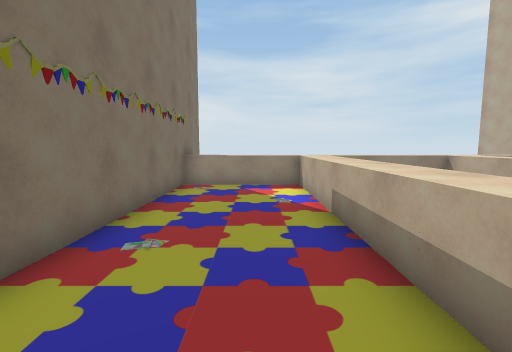
view 1 (above)

16 first-person views from a walk through a scene from a Unity 3-D project. The camera is 1.3 m above the floor, tilts 6° down and sees 85° across. The floor is counted in squares, 1 m on a side. Each view is taken from the middle of a square. On the plan, view 1 faces up. The plan holds only what a view shows up to about 13 squares ahead; the rest is blank. The place goes on beyond the plan. The player is left out. Some animated figures are left out. Some surface patterns are stand-ins.

view 2
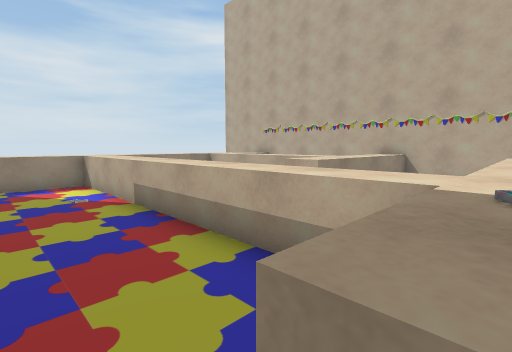

view 3
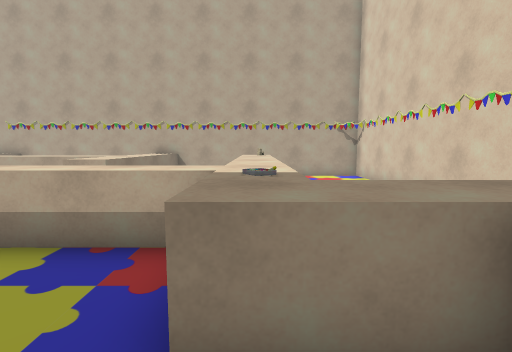

view 4
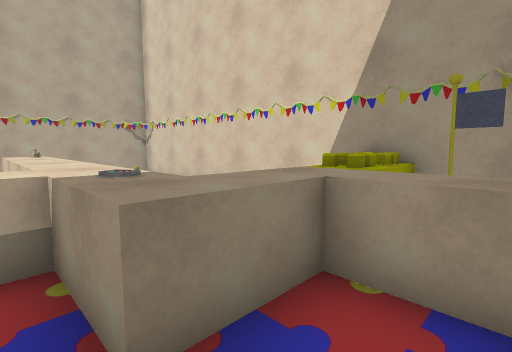

view 5
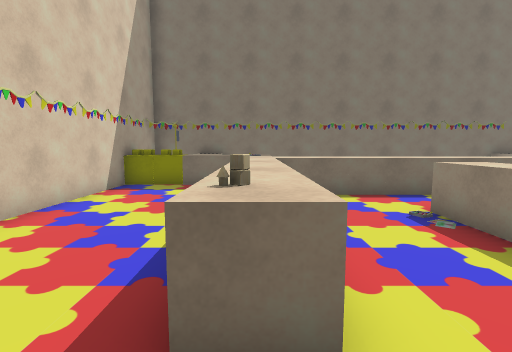

view 6
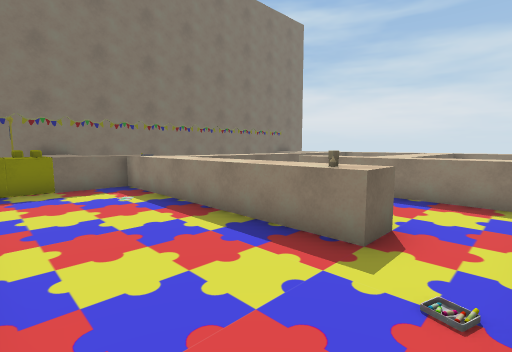

view 7
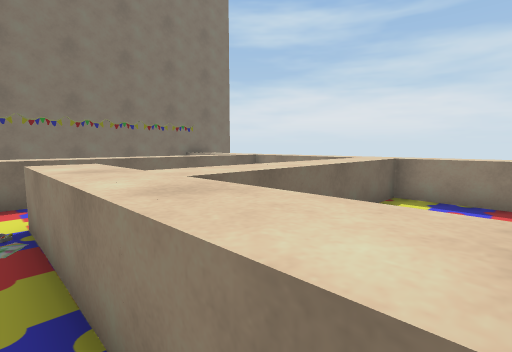

view 8
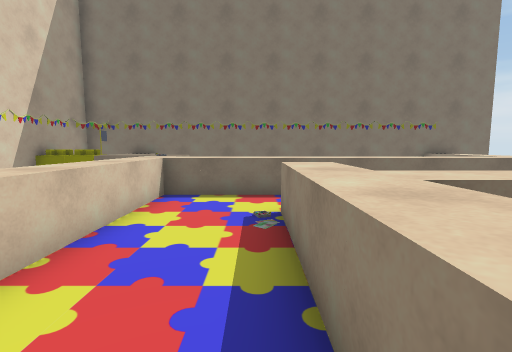

view 9
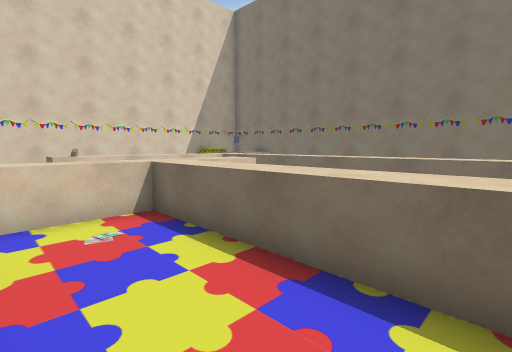

view 10
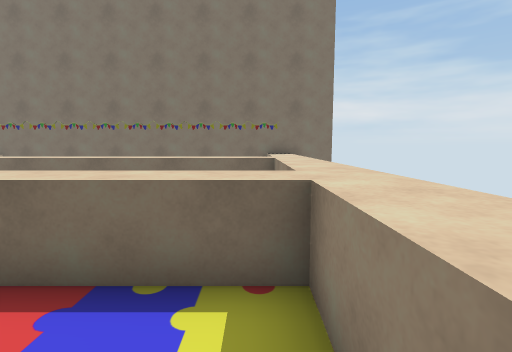

view 11
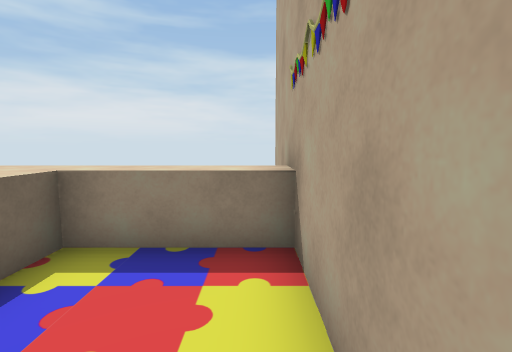

view 12
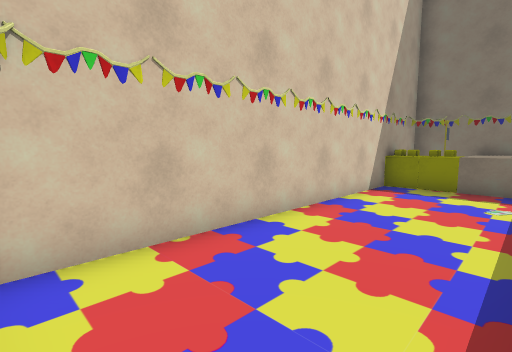

view 13
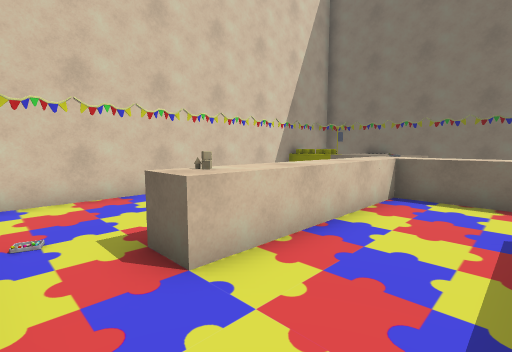

view 14
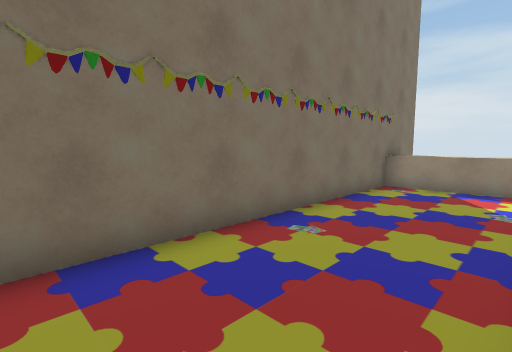

view 15
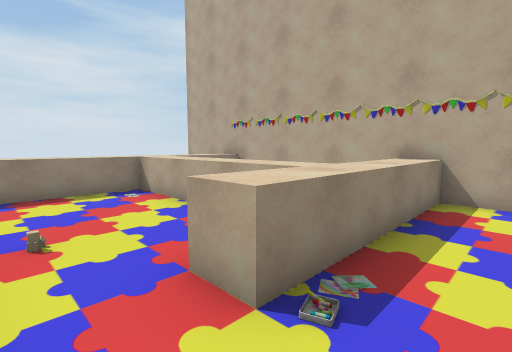

view 16
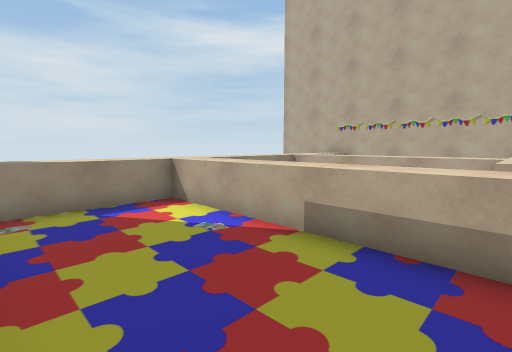

### Floor plan
Key: @ floor where view 1 was taken; # wall or solid block; . floor; = window, fence, low wall or low ledge; ^ raised ledge; F flag; O other object.
Columns run from 3 left of view 1 to 11 right of it. Each row starts with its distance up from view 1.
 11 #             #
 10 ^^^^^^^^^^^^^^^
  9 #....=....=...#
  8 #....=....=...#
  7 #....=....=...#
  6 #....=....=...#
  5 #....=....=...#
  4 #....=...  ...#
  3 #....=..==  ==#
  2 #....=........#
  1 #....=........#
  0 #..@. .....=..#
 -1 #..=O  ====O..#
 -2 #.............#
 -3 # =...........#
 -4 # FO..........#
 -5 #  O..........#
 -6 ###############

Where each view was taken, in squares from view 1:
view 1: 0 up, 0 right, facing up
view 2: 1 down, 1 left, facing up-right
view 3: 1 down, 2 left, facing right
view 4: 0 up, 2 left, facing down-right
view 5: 1 down, 10 right, facing left
view 6: 5 down, 10 right, facing up-left
view 7: 2 up, 10 right, facing up-left
view 8: 2 up, 10 right, facing left
view 9: 9 up, 10 right, facing down-left
view 10: 9 up, 10 right, facing left
view 11: 6 up, 10 right, facing up
view 12: 2 down, 10 right, facing down-left
view 13: 2 up, 10 right, facing down-left
view 14: 0 up, 1 right, facing up-left
view 15: 1 up, 3 right, facing up-right
view 16: 3 up, 2 left, facing up-right
